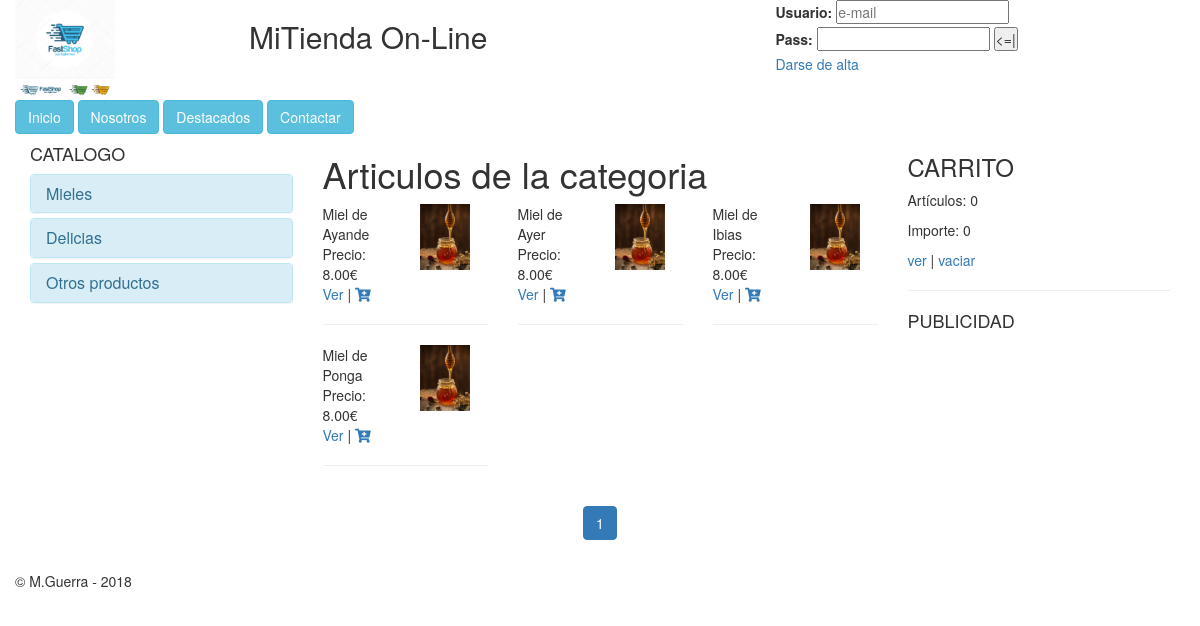
/borradorEjemploTienda/indexarticulos.php?posicion=0&articulosPorPagina=6&idSubcat=1, run on the app's committed database.
### tables this page shows
CREATE TABLE `categorias` (
  `idCategoria` int(11) NOT NULL,
  `nombreCategoria` varchar(50) NOT NULL,
  `descripcionCat` varchar(200) NOT NULL
);

CREATE TABLE `articulos` (
  `idArticulo` int(11) NOT NULL,
  `idSubcat` int(11) NOT NULL,
  `nombreArticulo` varchar(100) NOT NULL,
  `descripcion` varchar(250) NOT NULL,
  `precio` decimal(6,2) NOT NULL,
  `stock` int(4) NOT NULL,
  `fotoArticulo` varchar(100) NOT NULL
);

CREATE TABLE `subcategorias` (
  `idSubcat` int(11) NOT NULL,
  `nombreSubcat` varchar(50) NOT NULL,
  `descripcionSubcat` varchar(200) NOT NULL,
  `idCategoria` int(11) NOT NULL
);

### borradorEjemploTienda/indexarticulos.php (called while the page is built)
<?php
include_once "clases.php";
include_once "header.php";
include_once "nav.php";
include_once "asideizda.php";
include_once "articulos.php";
include_once "asidedcha.php";
include_once "footer.php";
 ?>

### borradorEjemploTienda/clases.php (called while the page is built, shortened)
<?php
class miBaseDatos{
  private $host="localhost";
  private $user="root";
  private $pass="";
  private $bbdd="mitienda";
  private $conexion;
  public function __construct(){
  	$con = new mysqli($this->host,$this->user,$this->pass,$this->bbdd);
  	$con->query("SET NAMES 'UTF-8'");
  	$this->conexion=$con;
  	return $con;
  }
  public function consultabasica($sentencia){
  	$fila=array();
  	if ($sentencia!="") {
  	  $resultado = $this->conexion->query($sentencia);
  	  $fila = $resultado->fetch_assoc();
  	}
  	return $fila;
  }
  public function consulta($sentencia){
  	$datos=array();
  	if ($sentencia!="") {
  	  $resultado=$this->conexion->query($sentencia);
  	  while ($fila=$resultado->fetch_assoc()) {
  	  	$datos[]=$fila;
  	  }
  	}
  	return $datos;
  }
}
class Sesiones{
  private $login=false;
  private function verificaLogin(){
  	if (isset($_SESSION['usuario'])) {
  	   $this->usuario=$_SESSION['usuario'];
  	   $this->login = true;
  	}else{
  	  $this->login=false;
  	}
  }
  public function estadoLogin(){
  	return $this->login;
  }
}
class Categorias{
  public static function listadoCategorias(){
  	$bd = new miBaseDatos();
  	$ssql = "SELECT * FROM categorias";
  	$datos = $bd->consulta($ssql);
  	return $datos;
  }
}
class Subcategorias{
  public static function listadoSubcategorias($idCategoria=0){
  	$bd = new miBaseDatos();
  	if ($idCategoria==0) {
  	$ssql = "SELECT * FROM subcategorias INNER JOIN categorias ON subcategorias.idCategoria=categorias.idCategoria ORDER BY categorias.nombreCategoria";
  	}else{
  	$ssql = "SELECT * FROM subcategorias INNER JOIN categorias ON subcategorias.idCategoria=categorias.idCategoria WHERE categorias.idCategoria='$idCategoria'";
  	}
  	$datos = $bd->consulta($ssql);
  	return $datos;
  }
}
class Articulos{
 public static function listadoArticulos($posicion=0,$articulosPorPagina=0,$idSubcat=0){
  $bd=new miBaseDatos();
  $ssql="SELECT * FROM articulos
  INNER JOIN subcategorias
  ON articulos.idSubcat=subcategorias.idSubcat
  INNER JOIN categorias
  ON categorias.idCategoria=subcategorias.idCategoria ";
  if ($idSubcat!=0) {
  	$ssql.=" WHERE articulos.idSubcat='$idSubcat'";
  }
  $ssql.=" ORDER BY categorias.nombreCategoria, subcategorias.nombreSubcat, articulos.nombreArticulo ";
  if ($articulosPorPagina>0) {
  	$ssql.="LIMIT $posicion,$articulosPorPagina";
  }
  $datos=$bd->consulta($ssql);
  return $datos;
 }
 public static function numArticulos($idSubcat){
   $bd = new miBaseDatos();
   $sentencia = "SELECT count(*) AS total FROM articulos WHERE idSubcat=$idSubcat";
   $datos=$bd->consultabasica($sentencia);
   return $datos['total'];
 }
}
class Carrito{
 private $carrito=array();
 public function __construct(){
   $this->carrito=$_SESSION['carrito'];
 }
 public function getArticulosTotal(){
  return $this->carrito['articulosTotal'];
 }
 public function getImporteTotal(){
  return $this->carrito['precioTotal'];
 }
}
 ?>

### borradorEjemploTienda/articulos.php (the view, shortened to what this page needs)
<?php
$idSubcat=$_REQUEST['idSubcat'];
$posicion=$_REQUEST['posicion'];
$articulosPorPagina=$_REQUEST['articulosPorPagina'];
$listado=Articulos::listadoArticulos($posicion,$articulosPorPagina,$idSubcat);
?>
<section class="col-md-6">
  <h1>Articulos de la categoria</h1>
  <div class="row">
<?php
foreach ($listado as $indice => $valor) {
 echo "<div class='col-md-4'>";
 echo "<div class='row'>";
 echo "<div class='col-md-6'>";
 echo $valor['nombreArticulo'];
 echo "<br>Precio: ".$valor['precio']."€";
 echo "</div><div class='col-md-6'>";
 echo "<img src='admin/".$valor['fotoArticulo']."' width='50px'></div></div>";
 echo "<a href='indexarticulo.php?idArticulo=".$valor['idArticulo']."'>Ver</a>";
 echo " | <a href='indexarticulos.php?idArticulo=".$valor['idArticulo']."&idSubcat=$idSubcat&alcarrito=ok'><i class='fas fa-cart-plus'></i></a> <hr>";
 echo "</div>";
}
?>
</div>
<div class="row text-center">
<ul class="pagination">
<?php
$numArticulos=Articulos::numArticulos($idSubcat);
$numPaginas= ceil($numArticulos/$articulosPorPagina);
for ($i=0; $i<$numPaginas; $i++) {
  $pagina = $i+1;
  $pos = $i * $articulosPorPagina;
  if ($posicion==$pos) {
  	echo "<li class='active'>";
  }else{
  	echo "<li>";
  }
  echo "<a href='indexarticulos.php?posicion=$pos&articulosPorPagina=$articulosPorPagina&idSubcat=$idSubcat'>$pagina</a></li>";
}
 ?>
</ul>
</div>
</section>

### borradorEjemploTienda/header.php (shortened to what this page needs)
<?php
$micarrito = new Carrito();
$misesion = new Sesiones();
  	?>
 <!DOCTYPE html>
 <html lang="en">
 <head>
  <link rel="stylesheet" href="https://maxcdn.bootstrapcdn.com/bootstrap/3.3.7/css/bootstrap.min.css">
 	<link rel="stylesheet" href="css/estilos.css">
  <link rel="stylesheet" href="https://use.fontawesome.com/releases/v5.0.10/css/all.css">
 </head>
 <body>
  <div class="container">
  <header class="row">
	<div id="logo">
		<img src="imagenes/logo.jpg" alt="Shopping" width="100px">
	</div>
	<div id="titulo">
		<h2>MiTienda On-Line<h2>
	</div>
	<div id="login">
	  <?php
	  if ($misesion->estadoLogin()) {
	  	echo "Usuario: ".$misesion->getUsuario()."<br>";
	  ?>
	  <a href="javascript:void(0)" onClick="window.location='index.php?cerrar=303'">cerrar sesion</a>
		 | datos usuario
	  <?php
	  }else{
	  ?>
	  <form action="index.php" method="post">
	  	<label for="usuario">Usuario: </label>
	  	<input type="email" name="usuario" placeholder="e-mail"><br>
	  	<label for="clave">Pass:</label>
		<input type="password" name="clave">
		<input type="submit" name="acceso" value="<=|">
	  </form>
	  <a href="altausuario.php">Darse de alta</a>
	  <?php
	  }
	   ?>
	</div>
  </header>

### borradorEjemploTienda/nav.php
<nav class="row">
  <a href="index.php" class="btn btn-info">Inicio</a>
  <a href="#" class="btn btn-info">Nosotros</a>
  <a href="#" class="btn btn-info">Destacados</a>
  <a href="indexcontactar.php" class="btn btn-info">Contactar</a>
</nav>
<main class="row">

### borradorEjemploTienda/asideizda.php (shortened to what this page needs)
<aside class="col-md-3">
 <h4>CATALOGO</h4>
 <div class="panel-group" id="accordion">
 <?php
 $categorias=Categorias::listadoCategorias();
 foreach($categorias as $indice=>$valor)
 {
  $idCategoria=$valor['idCategoria'];
 ?>
 <div class="panel panel-info">
 <div class="panel-heading">
    <h4 class="panel-title">
      <a data-toggle="collapse" data-parent="#accordion" href="#collapse<?=$idCategoria ?>"><?=$valor['nombreCategoria'] ?></a>
    </h4>
  </div>
 <?php
  $subcategorias=Subcategorias::listadoSubcategorias($valor['idCategoria']);
  ?>
  </div>
  <?php
 }
  ?>
 </div>
</aside>

### borradorEjemploTienda/asidedcha.php
<aside class="col-md-3">
  <h3>CARRITO</h3>
  <p>Artículos: <?= $micarrito->getArticulosTotal(); ?></p>
  <p>Importe: <?= $micarrito->getImporteTotal(); ?></p>
  <p><a href="indexcarrito.php">ver</a> | <a href="index.php?vaciar=ok">vaciar</a></p>
  <hr>
  <h4>PUBLICIDAD</h4>
</aside>

### borradorEjemploTienda/footer.php
</main>
	<footer class="row">
		<h5>&copy; M.Guerra - 2018</h5>
	</footer>
  </div>
 </body>
 </html>

### borradorEjemploTienda/css/estilos.css (style rules this page uses)
* { margin: 0; padding: 0; }
#logo { width: 20%; float: left; }
#titulo { width: 45%; float: left; }
#login { width: 35%; float: left; }
nav { width: 100%; clear: both; }

### data on the page
categorias: nombreCategoria "Mieles"
categorias: nombreCategoria "Delicias"
categorias: nombreCategoria "Otros productos"
articulos: nombreArticulo "Miel de Ayande", precio "8.00", fotoArticulo (picture)
articulos: nombreArticulo "Miel de Ayer", precio "8.00", fotoArticulo (picture)
articulos: nombreArticulo "Miel de Ibias", precio "8.00", fotoArticulo (picture)
articulos: nombreArticulo "Miel de Ponga", precio "8.00", fotoArticulo (picture)
subcategorias: pagina "1"

### other printed values
$micarrito->getArticulosTotal() "0"
$micarrito->getImporteTotal() "0"
